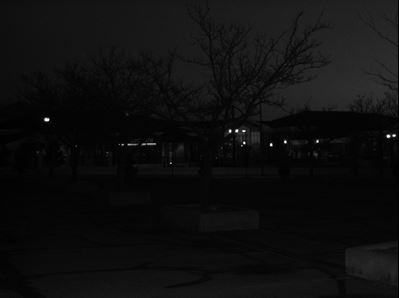
#> input picture Livestock Theft/thief.JPG, 399 x 298 px, found by its file name
$ jupyter execute thief.ipynb
#> lines starting #> are read from the running program, lines starting #| are printed output that depends on the picture
# Livestock Theft
In remote Indian villages, cattle or livestock theft, such
as cattle lifting or raiding, is rampant. Villagers are vigilant during the day, but most robberies occur at night
when the environment is poorly lit due to intermittent
power outages. After receiving numerous complaints
from villagers, the officials have installed few battery
powered CCTV cameras spread across places. Even after observing those CCTV footage for a week, the blind
officials denied possibility of any theft. Villagers argued,
pleaded those official babus but it was all in-vein. Only
when a ray of light attempts to pierce this darkness, the
real investigation unfolds. So, the dejected illiterate villagers with ill-lit lantern and a dark CCTV image need an image enhancing algorithm.

[cell 1]
import numpy as np
import cv2
import matplotlib.pyplot as plt
from google.colab.patches import cv2_imshow

[cell 2]
path = '/content/thief.JPG'
img = cv2.imread(path)
#> img is the input picture: shape (298, 399, 3); min 0, max 255, mean 14.8
gray_img = cv2.cvtColor(img,cv2.COLOR_BGR2GRAY)
cv2_imshow(gray_img)

[cell 3]
def histogram(path):
  """function to calculate the histogram of an image"""
  img = cv2.imread(path)
  gray_img = cv2.cvtColor(img,cv2.COLOR_BGR2GRAY)
  size = gray_img.shape
  hist_map = np.zeros((256))
  num=0
  for i in range(0,size[0]):
    for j in range(0,size[1]):
      hist_map[gray_img[i][j]]+=1
  return hist_map

[cell 4]
def new_hist(path):
  """funtion to map original intensities to enhanced intensities"""
  hist_map = histogram(path)
  img = cv2.imread(path)
  gray_img = cv2.cvtColor(img,cv2.COLOR_BGR2GRAY)
  size = gray_img.shape
  for i in range(1,256):
    hist_map[i]+=hist_map[i-1]
  for i in range(0,256):
    hist_map[i] = (float(hist_map[i])/float(size[0]*size[1]))*255
  return hist_map

[cell 5]
def out_img(path):
  """histogram equalization function"""
  img = cv2.imread(path)
  gray_img = cv2.cvtColor(img,cv2.COLOR_BGR2GRAY)
  size = gray_img.shape
  hist_map = new_hist(path)
  for i in range(0,size[0]):
    for j in range(0,size[1]):
      gray_img[i,j]=int(hist_map[gray_img[i][j]])
  return gray_img

[cell 6]
out = out_img(path)
#> after the loop in out_img, `for i in range(0,size[0]):`:
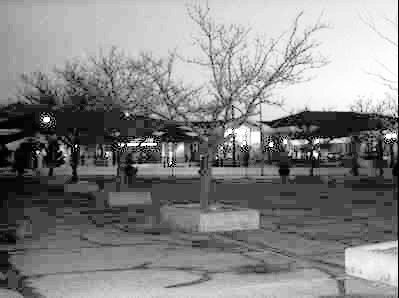
#> gray_img: shape (298, 399); min 0, max 255, mean 132.3
plt.imsave('enhanced_image.jpg', out)
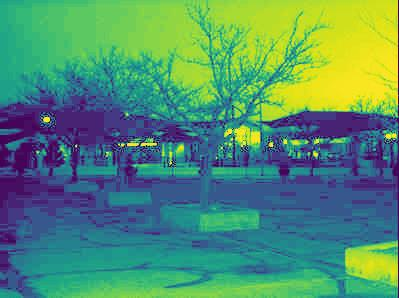
#> saved as enhanced_image.jpg: shape (298, 399, 3); mean R, G, B 82.6, 141.8, 110.1
cv2_imshow(out)
